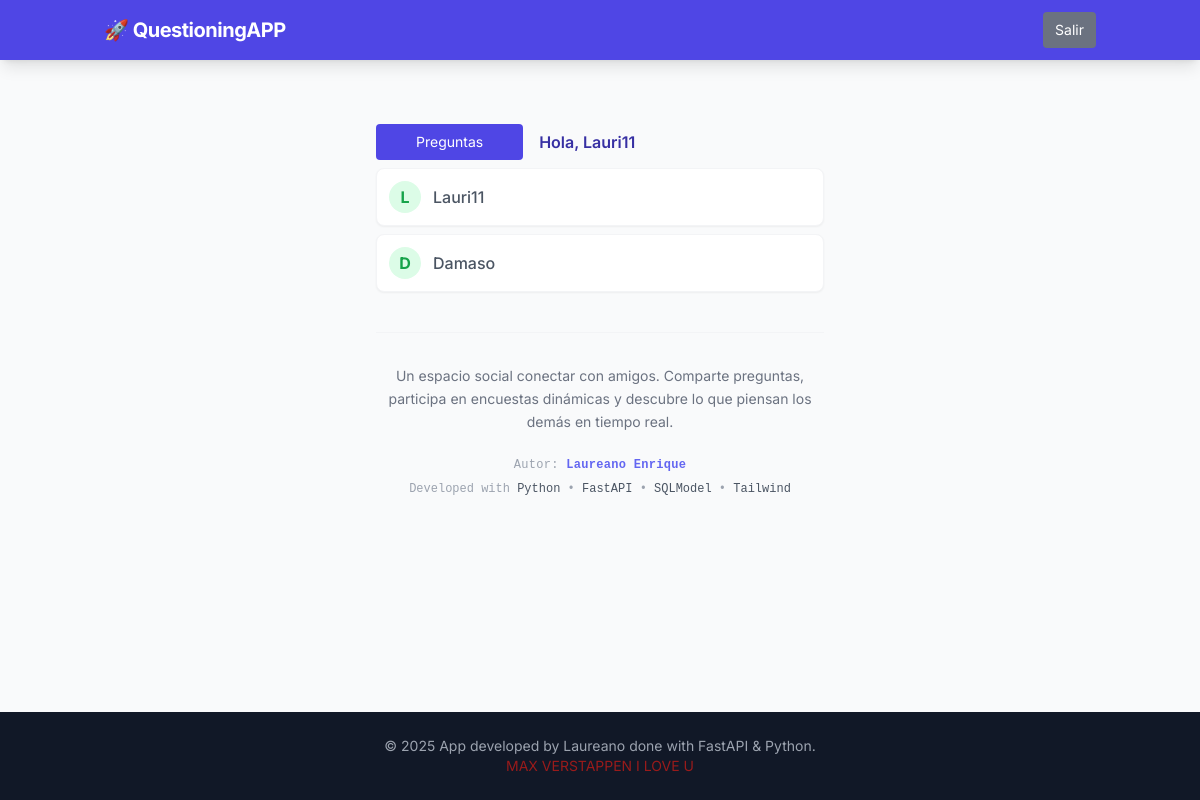
Screenshot of / (signed in) with the database file from the repository.
### app/models.py (models this page shows)
class User(SQLModel, table=True):
    id: Optional[int] = Field(default=None, primary_key=True)
    username: str = Field(index=True)
    email: str
    password: str  # Por ahora en texto plano (luego aprenderemos a encriptar)

### app/main.py (the view)
@app.get("/", response_class=HTMLResponse)
async def read_root(request: Request, session: Session = Depends(get_session)):
    statement = select(User)
    users = session.exec(statement).all()
    return templates.TemplateResponse("index.html", {
        "request": request,
        "usuarios": users  # Pasamos la lista REAL de objetos a la plantilla
    })

### app/templates/index.html (shortened to what this page needs)
{% extends "base.html" %}
{% block content %}
<div class="max-w-md mx-auto text-center mt-10">
 <div class="flex space-x-4 items-center">
    <a href="/question" class="text-sm bg-indigo-600 hover:bg-indigo-800 text-white px-10 py-2 rounded transition ">
        Preguntas
    </a>
    {% if request.session.get("username") %}
        <span class="text-indigo-800 text-italic font-semibold">
            Hola, {{ request.session.username }}
        </span>
    {% endif %}
</div>
  <ul class="space-y-2">
    {% for usuario in usuarios %}
    <li class="my-2 flex items-center bg-white p-3 rounded-lg shadow-sm border border-gray-100">
        <div class=" m+1 h-8 w-8 rounded-full bg-green-100 text-green-600 flex items-center justify-center font-bold mr-3">
            {{ usuario.username[0] | upper }} </div>
        <div class="flex flex-col ">
            <span class="font-medium text-gray-600">{{ usuario.username }}</span>
        </div>
    </li>
    {% else %}
    <li class="p-3 text-gray-500 italic">No hay amigos registrados aún.</li>
    {% endfor %}
</ul>
<div class="mt-10 pt-8 border-t border-gray-100 text-center max-w-lg mx-auto">
    <p class="text-gray-500 text-sm leading-relaxed mb-6">
        Un espacio social conectar con amigos.
        Comparte preguntas, participa en encuestas dinámicas y descubre
        lo que piensan los demás en tiempo real.
    </p>
    <div class="flex flex-col items-center gap-2 text-xs font-mono text-gray-400">
        <p class="tracking-wide">
            Autor: <span class="text-indigo-500 font-semibold">Laureano Enrique</span>
        </p>
        <p>
            Developed with
            <span class="text-gray-600">Python</span> •
            <span class="text-gray-600">FastAPI</span> •
            <span class="text-gray-600">SQLModel</span> •
            <span class="text-gray-600">Tailwind</span>
        </p>
    </div>
</div>
</div>
{% endblock %}

### app/templates/base.html (style rules this page uses)
body { font-family: 'Inter', sans-serif; }

### rows the page displays
User: session.username "Lauri11", username "L", username "Lauri11"
User: username "D", username "Damaso"
